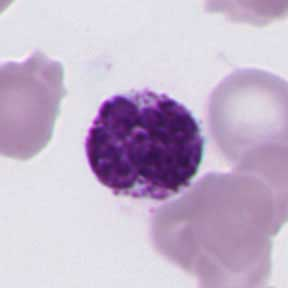
#> input picture leuko_fatty_256/basophil/basophil_0037.jpg, 288 x 288 px; its folder holds only this picture in this run
$ jupyter execute --allow-errors sexy_model_zoo.ipynb
#> lines starting #> are read from the running program, lines starting #| are printed output that depends on the picture
[cell 1]
from __future__ import annotations

#general naming conventions.
#in "optional" cells, the variable names start with "_". These are generally do visually peek at some data...

#use full words where possible, width instead of w. (x and y are exceptions)
#use snake case, caps for global, lowercase for local.
# follow swift-like wording (descriptive, full eglish words) -- but not camel cased...

# from google.colab import drive
from pathlib import Path
from dataclasses import dataclass, asdict
from typing import Tuple, List, Optional, Dict, Literal
from collections import defaultdict
from enum import Enum
import random, math, json, time, os
from PIL import Image, ImageDraw, ImageFont, ImageFile, ImageEnhance
import matplotlib.pyplot as plt
import cv2
import numpy as np
import torch
import torch.nn as nn
import torchvision.transforms.functional as TVF
from torch.utils.data import DataLoader, Dataset
from sklearn.metrics import roc_curve, auc, roc_auc_score, confusion_matrix
from sklearn.preprocessing import label_binarize

PathLike = Path | str
RGB = tuple[int, int, int]

BALANCE_TARGET_COUNT_PER_CLASS = 2000
SPLIT_PERCENT_TEST = 0.2
SPLIT_PERCENT_VALIDATION = 0.2

MAGIC_LEARNING_RATE = 0.000028
MAGIC_WEIGHT_DECAY = 0.0025
MAGIC_BATCH_SIZE = 12

NETWORK_POST_AUGMENTATION_INSET = 12

# We are doing 3 model versions.
# 1.) Daniel =>
# -- Data loader uses 3 images.
# -- Size_A, the "main" input, SIZE_B, the two "secondary" inputs

# 2.) Santiago =>
# -- Data loader uses 3 images.
# -- Size_A, the only input

# 3.) Mateo =>
# -- Data loader uses 2 images.
# -- Size_A, the "main" input, SIZE_B, the two "secondary" inputs

# 4.) Sofia =>
# -- Data loader uses 2 images.
# -- Size_A, the only input

# 5.) Camila =>
# -- Data loader uses 1 image.
# -- Size_A, the only input

NETWORK_SIZE_DANIEL_A = 224
NETWORK_SIZE_DANIEL_B = 112

NETWORK_SIZE_SANTIAGO_A = 224

NETWORK_SIZE_MATEO_A = 224
NETWORK_SIZE_MATEO_B = 112

NETWORK_SIZE_CAMILA_A = 224

# Image-space LAB L normalization defaults (baked in)
LAB_NORMALIZATION_TARGET_MEAN = 145.0
LAB_NORMALIZATION_TARGET_STD  = 40.0

CLAHE_CLIP_LIMIT = 2.0
CLAHE_TILE_GRID_SIZE = (8, 8)

DENOISE_LUMINANCE_STRENGTH = 5
DENOISE_COLOR_STRENGTH = 5
DENOISE_TEMPLATE_WINDOW_SIZE = 7
DENOISE_SEARCH_WINDOW_SIZE = 21

AUGMENTATION_BRIGHTNESS_MIN, AUGMENTATION_BRIGHTNESS_MAX = 0.90, 1.10
AUGMENTATION_CONTRAST_MIN, AUGMENTATION_CONTRAST_MAX   = 0.90, 1.10
AUGMENTATION_SATURATION_MIN, AUGMENTATION_SATURATION_MAX = 0.95, 1.05
AUGMENTATION_TRANSLATION_VALUES = [-5, 0, 5]
AUGMENTATION_ROTATION_VALUES = [0, 90, 180, 270]

torch.set_default_dtype(torch.float32)
#> (this line was passed over: torch is not available in this run)
os.environ["PYTORCH_ENABLE_MPS_FALLBACK"] = "1"

print("🟢 Modules loaded.")

[cell 2]
DATA_ROOT = Path("leuko_fatty_256")

jpg_file_list = list(DATA_ROOT.rglob("*.jpg"))
valid_count = corrupt_count = 0
min_width = min_height = 2048
max_width = max_height = 0

ImageFile.LOAD_TRUNCATED_IMAGES = True
for jpg_file in jpg_file_list:
    try:
        with Image.open(jpg_file) as image:
#> image is the input picture: PIL image 288x288 RGB; mean R, G, B 195.3, 179.2, 203.2
            width, height = image.size
            valid_count += 1
            min_width = min(min_width, width)
            min_height = min(min_height, height)
            max_width = max(max_width, width)
            max_height = max(max_height, height)
    except Exception:
        corrupt_count += 1

if corrupt_count: print(f"⚠️ {corrupt_count} corrupt image files.")
if (min_width, min_height) == (max_width, max_height):
    print(f"🟢 {valid_count} images with ubiquitous dimensions, {min_width} x {min_height} pixels.")
#| 🟢 2 images with ubiquitous dimensions, 288 x 288 pixels.
else:
    print(f"🟡 {valid_count} images of mixed dimensions\n   ({min_width} to {max_width}) x ({min_height} to {max_height}) pixels.")

ImageFile.LOAD_TRUNCATED_IMAGES = False

[cell 3]
# Peek at the data, in a sexy fashion. Skip if broken.
_class_directories = sorted(
    p for p in DATA_ROOT.iterdir()
    if p.is_dir() and not p.name.startswith("__")
)
_thumbnail_size = 56; _images_per_class = 6
_panel_columns = 3; _panel_rows = 2
_image_padding = 3; _panel_padding = 8; _label_height = 16
_classes_per_row = 4
_class_count = len(_class_directories); _font = ImageFont.load_default()
_panel_width  = _panel_columns * _thumbnail_size + (_panel_columns - 1) * _image_padding
_panel_height = _label_height + _panel_rows * _thumbnail_size + (_panel_rows - 1) * _image_padding
_grid_columns = min(_classes_per_row, _class_count) if _class_count else _classes_per_row
_grid_rows    = math.ceil(_class_count / _grid_columns) if _class_count else 1
_canvas_width  = _grid_columns * _panel_width  + (_grid_columns - 1) * _panel_padding
_canvas_height = _grid_rows    * _panel_height + (_grid_rows    - 1) * _panel_padding
_canvas = Image.new("RGB", (_canvas_width, _canvas_height), "white")
#> _canvas: PIL image 356x131 RGB; every value is 255
_draw = ImageDraw.Draw(_canvas)
_image_positions = [
    (column_index, row_index)
    for row_index in range(_panel_rows)
    for column_index in range(_panel_columns)
]
for class_index, class_directory in enumerate(_class_directories):
    jpg_files = sorted(class_directory.rglob("*.jpg"))
    if not jpg_files: continue
    sample_images = random.sample(jpg_files, min(_images_per_class, len(jpg_files)))
    grid_row = class_index // _grid_columns; grid_column = class_index % _grid_columns
    x_offset = grid_column * (_panel_width + _panel_padding); y_offset = grid_row * (_panel_height + _panel_padding)
    _draw.text((x_offset, y_offset), class_directory.name, fill=(0, 0, 0), font=_font)
    for image_path, (column_index, row_index) in zip(sample_images, _image_positions):
        with Image.open(image_path) as image:
            image = image.convert("RGB").resize((_thumbnail_size, _thumbnail_size), Image.BILINEAR)
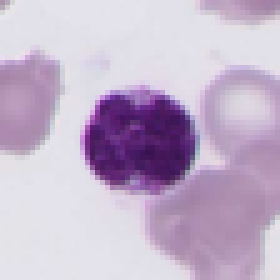
#> image: PIL image 56x56 RGB (shown 5 times larger); mean R, G, B 195.3, 179.2, 203.2
        pixel_x = x_offset + column_index * (_thumbnail_size + _image_padding)
        pixel_y = y_offset + _label_height + row_index * (_thumbnail_size + _image_padding)
        _canvas.paste(image, (pixel_x, pixel_y))
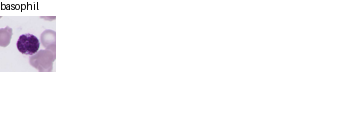
#> _canvas: PIL image 356x131 RGB; mean R, G, B 250.4, 249.4, 251
plt.figure(figsize=(12, max(4, _grid_rows * 2.2))); plt.imshow(_canvas); plt.axis("off"); plt.show()

[cell 4]
# [10 lines left out: functions tensor_to_pil, pil_to_tensor, not called in this run]

@dataclass(frozen=True)
class Augmentation:
    flip_horizontal: bool
    rotation_degrees: int
    translation_x: int
    translation_y: int
    brightness_factor: float = 1.0
    contrast_factor: float = 1.0
    saturation_factor: float = 1.0

# [12 lines left out: function _apply_color_pil, not called in this run]

[cell 5]
# [40 lines left out: function _apply_geometry_pil, not called in this run]

[cell 6]
# [21 lines left out: function apply_augmentation, not called in this run]

def make_random_augmentation(random_generator: random.Random) -> Augmentation:
    return Augmentation(
        flip_horizontal=random_generator.choice([False, True]),
        rotation_degrees=random_generator.choice(AUGMENTATION_ROTATION_VALUES),
        translation_x=random_generator.choice(AUGMENTATION_TRANSLATION_VALUES),
        translation_y=random_generator.choice(AUGMENTATION_TRANSLATION_VALUES),
        brightness_factor=random_generator.uniform(AUGMENTATION_BRIGHTNESS_MIN, AUGMENTATION_BRIGHTNESS_MAX),
        contrast_factor=random_generator.uniform(AUGMENTATION_CONTRAST_MIN, AUGMENTATION_CONTRAST_MAX),
        saturation_factor=random_generator.uniform(AUGMENTATION_SATURATION_MIN, AUGMENTATION_SATURATION_MAX),
    )

@dataclass(frozen=True)
class FileReference:
    path: Path
    def __init__(self, path: PathLike):
        object.__setattr__(self, "path", Path(path))

@dataclass(frozen=True)
class FileReferenceAndAugmentation:
    file_reference: FileReference
    augmentation: Optional[Augmentation]

[cell 7]
# Let's look at some augmentations. Optional cell. Skip if it's broken.
_grid_columns = 6; _grid_rows = 3; _thumbnail_size = 128
_outer_padding = 6; _image_padding = 4
#> (the rest of this cell did not finish here and is left out)

[cell 8]
class_directories = sorted(
    class_directory
    for class_directory in DATA_ROOT.iterdir()
    if class_directory.is_dir()
    and not class_directory.name.startswith("__")
)

file_reference_table = defaultdict(list)
all_file_references: List[FileReference] = []

for class_directory in class_directories:
    class_name = class_directory.name
    for file_path in sorted(class_directory.rglob("*.jpg")):
        if file_path.is_file() and file_path.suffix.lower() == ".jpg":
            file_reference = FileReference(file_path)
            file_reference_table[class_name].append(file_reference)
            all_file_references.append(file_reference)

class_directories = sorted(
    class_directory
    for class_directory in DATA_ROOT.iterdir()
    if class_directory.is_dir()
    and not class_directory.name.startswith("__")
)

class_names: List[str] = [ class_directory.name for class_directory in class_directories ]
class_count = len(class_names)
class_index_table: Dict[str, int] = { class_name: class_index for class_index, class_name in enumerate(class_names) }
class_name_table: Dict[int, str] = { class_index: class_name for class_name, class_index in class_index_table.items() }

for class_name in class_names:
    class_index = class_index_table[class_name]
    class_name_refetch = class_name_table[class_index]
    length = len(file_reference_table[class_name])
    print(f"🔍 Found class: {class_name} ({class_index} => {class_name_refetch}) with {length} samples.")

"""
🔍 Found class: basophil (0 => basophil) with 616 samples.
🔍 Found class: eosinophil (1 => eosinophil) with 2000 samples.
🔍 Found class: hairy_cell (2 => hairy_cell) with 2000 samples.
🔍 Found class: lymphocyte (3 => lymphocyte) with 2000 samples.
🔍 Found class: lymphocyte_large_granular (4 => lymphocyte_large_granular) with 1849 samples.
🔍 Found class: lymphocyte_neoplastic (5 => lymphocyte_neoplastic) with 180 samples.
🔍 Found class: metamyelocyte (6 => metamyelocyte) with 483 samples.
🔍 Found class: monocyte (7 => monocyte) with 2000 samples.
🔍 Found class: myeloblast (8 => myeloblast) with 2000 samples.
🔍 Found class: myelocyte (9 => myelocyte) with 747 samples.
🔍 Found class: neutrophil_band (10 => neutrophil_band) with 687 samples.
🔍 Found class: neutrophil_segmented (11 => neutrophil_segmented) with 2000 samples.
🔍 Found class: normoblast (12 => normoblast) with 2000 samples.
🔍 Found class: plasma_cell (13 => plasma_cell) with 1658 samples.
🔍 Found class: promyelocyte (14 => promyelocyte) with 745 samples.
🔍 Found class: promyelocyte_atypical (15 => promyelocyte_atypical) with 2000 samples.
🔍 Found class: smudge_cell (16 => smudge_cell) with 988 samples.
"""

[cell 9]
train_file_reference_table: Dict[str, List[FileReference]] = {}
validation_file_reference_table: Dict[str, List[FileReference]] = {}
test_file_reference_table: Dict[str, List[FileReference]] = {}

SPLIT_SEED = 777

def _stable_u32(text: str) -> int:
    import hashlib
    digest = hashlib.blake2b(text.encode("utf-8"),digest_size=4).digest()
    return int.from_bytes(digest, "little")

def split_list_deterministic(
    items: List[FileReference],
    seed: int,
) -> tuple[List[FileReference], List[FileReference], List[FileReference]]:
    items = sorted(
        items,
        key=lambda file_reference: file_reference.path.as_posix(),
    )
    items = list(items)
    random_generator = random.Random(seed)
    random_generator.shuffle(items)
    item_count = len(items)
    test_count = int(item_count * SPLIT_PERCENT_TEST)
    validation_count = int(item_count * SPLIT_PERCENT_VALIDATION)
    train_count = item_count - test_count - validation_count
    if item_count and train_count <= 0:
        train_count = 1
        leftover = item_count - train_count
        validation_count = min(validation_count, leftover)
        test_count = min(test_count, leftover - validation_count)

    train_items = items[:train_count]
    validation_items = items[train_count:train_count + validation_count]
    test_items = items[train_count + validation_count:train_count + validation_count + test_count]
    return train_items, validation_items, test_items

for class_name in class_names:
    class_file_references = file_reference_table.get(class_name, [])
    class_seed = _stable_u32(f"{SPLIT_SEED}|{class_name}")
    train_items, validation_items, test_items = split_list_deterministic(class_file_references, class_seed)
    train_file_reference_table[class_name] = train_items
    validation_file_reference_table[class_name] = validation_items
    test_file_reference_table[class_name] = test_items

[cell 10]
holdout_file_reference_table: Dict[str, List[FileReference]] = {
    class_name: (
        validation_file_reference_table[class_name]
        + test_file_reference_table[class_name]
    )
    for class_name in class_names
}

for class_name in class_names:
    train_count = len(train_file_reference_table.get(class_name, []))
    validation_count = len(validation_file_reference_table.get(class_name, []))
    test_count = len(test_file_reference_table.get(class_name, []))

    print(
        f"{class_name:>20s} | "
        f"train={train_count:4d} | "
        f"val={validation_count:4d} | "
        f"test={test_count:4d}"
    )

    """
                basophil | train= 370 | val= 123 | test= 123
          eosinophil | train=1200 | val= 400 | test= 400
          hairy_cell | train=1200 | val= 400 | test= 400
          lymphocyte | train=1200 | val= 400 | test= 400
lymphocyte_large_granular | train=1111 | val= 369 | test= 369
lymphocyte_neoplastic | train= 108 | val=  36 | test=  36
       metamyelocyte | train= 291 | val=  96 | test=  96
            monocyte | train=1200 | val= 400 | test= 400
          myeloblast | train=1200 | val= 400 | test= 400
           myelocyte | train= 449 | val= 149 | test= 149
     neutrophil_band | train= 413 | val= 137 | test= 137
neutrophil_segmented | train=1200 | val= 400 | test= 400
          normoblast | train=1200 | val= 400 | test= 400
         plasma_cell | train= 996 | val= 331 | test= 331
        promyelocyte | train= 447 | val= 149 | test= 149
promyelocyte_atypical | train=1200 | val= 400 | test= 400
         smudge_cell | train= 594 | val= 197 | test= 197

Totals:
               TOTAL | train=14379 | val=4787 | test=4787
    """

[cell 11]
def build_balanced_train_items(class_name: str) -> List[FileReferenceAndAugmentation]:
    base_file_references = train_file_reference_table.get(class_name, [])

    items: List[FileReferenceAndAugmentation] = [
        FileReferenceAndAugmentation(file_reference=file_reference, augmentation=None)
        for file_reference in base_file_references
    ]

    if not base_file_references:
        return items

    random_generator = random.Random(_stable_u32(f"{SPLIT_SEED}|balance|{class_name}"))
    if len(items) > BALANCE_TARGET_COUNT_PER_CLASS:
        random_generator.shuffle(items)
        items = items[:BALANCE_TARGET_COUNT_PER_CLASS]
    while len(items) < BALANCE_TARGET_COUNT_PER_CLASS:
        source_file_reference = random_generator.choice(base_file_references)
        augmentation = make_random_augmentation(random_generator)
        items.append(FileReferenceAndAugmentation(file_reference=source_file_reference, augmentation=augmentation))
    return items

train_augmented_table: Dict[str, List[FileReferenceAndAugmentation]] = {}
validation_augmented_table: Dict[str, List[FileReferenceAndAugmentation]] = {}
test_augmented_table: Dict[str, List[FileReferenceAndAugmentation]] = {}

train_augmented_all: List[FileReferenceAndAugmentation] = []
validation_augmented_all: List[FileReferenceAndAugmentation] = []
test_augmented_all: List[FileReferenceAndAugmentation] = []

[cell 12]
for class_name in class_names:
    # train
    train_items = build_balanced_train_items(class_name)
    train_augmented_table[class_name] = train_items
    train_augmented_all.extend(train_items)

    augmentation_count = sum(
        1 for item in train_items
        if item.augmentation is not None
    )
    total_count = len(train_items)
    real_count = total_count - augmentation_count

    # validation
    validation_file_references = validation_file_reference_table.get(class_name, [])
    validation_items = [
        FileReferenceAndAugmentation(
            file_reference=file_reference,
            augmentation=None,
        )
        for file_reference in validation_file_references
    ]
    validation_augmented_table[class_name] = validation_items
    validation_augmented_all.extend(validation_items)

    # test
    test_file_references = test_file_reference_table.get(class_name, [])
    test_items = [
        FileReferenceAndAugmentation(
            file_reference=file_reference,
            augmentation=None,
        )
        for file_reference in test_file_references
    ]
    test_augmented_table[class_name] = test_items
    test_augmented_all.extend(test_items)

    if total_count == 0:
        print(
            f"⚠️ {class_name}: "
            f"train=0 (cannot balance) | "
            f"validation={len(validation_items)} | "
            f"test={len(test_items)}"
        )
    else:
        print(
            f"✅ {class_name}: "
            f"train={total_count} (real={real_count}, augmented={augmentation_count}) | "
            f"validation={len(validation_items)} | "
            f"test={len(test_items)}"
        )

"""
✅ basophil: train=2000 (real=370, augmented=1630) | validation=123 | test=123
✅ eosinophil: train=2000 (real=1200, augmented=800) | validation=400 | test=400
✅ hairy_cell: train=2000 (real=1200, augmented=800) | validation=400 | test=400
✅ lymphocyte: train=2000 (real=1200, augmented=800) | validation=400 | test=400
✅ lymphocyte_large_granular: train=2000 (real=1111, augmented=889) | validation=369 | test=369
✅ lymphocyte_neoplastic: train=2000 (real=108, augmented=1892) | validation=36 | test=36
✅ metamyelocyte: train=2000 (real=291, augmented=1709) | validation=96 | test=96
✅ monocyte: train=2000 (real=1200, augmented=800) | validation=400 | test=400
✅ myeloblast: train=2000 (real=1200, augmented=800) | validation=400 | test=400
✅ myelocyte: train=2000 (real=449, augmented=1551) | validation=149 | test=149
✅ neutrophil_band: train=2000 (real=413, augmented=1587) | validation=137 | test=137
✅ neutrophil_segmented: train=2000 (real=1200, augmented=800) | validation=400 | test=400
✅ normoblast: train=2000 (real=1200, augmented=800) | validation=400 | test=400
✅ plasma_cell: train=2000 (real=996, augmented=1004) | validation=331 | test=331
✅ promyelocyte: train=2000 (real=447, augmented=1553) | validation=149 | test=149
✅ promyelocyte_atypical: train=2000 (real=1200, augmented=800) | validation=400 | test=400
✅ smudge_cell: train=2000 (real=594, augmented=1406) | validation=197 | test=197
"""

[cell 13]
def crop_inset_and_resize(
    image: Image.Image,
    inset: int,
    network_size: int,
) -> Image.Image:
#> called with inset = 12, network_size = 224
    if image.mode != "RGB":
        image = image.convert("RGB")
    width, height = image.size
    inset = int(max(0, inset))
    crop_width = width - 2 * inset
    crop_height = height - 2 * inset
    if crop_width <= 1 or crop_height <= 1:
        square_size = max(1, min(width, height))
        left = (width - square_size) // 2
        top = (height - square_size) // 2
        image = image.crop((left, top, left + square_size, top + square_size))
    else:
        image = image.crop((inset, inset, width - inset, height - inset))
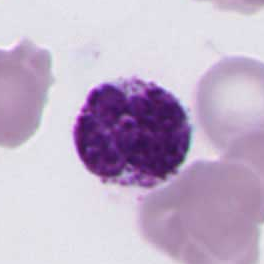
#> image: PIL image 264x264 RGB; mean R, G, B 192.4, 175.4, 200.9
    return image.resize((network_size, network_size), resample=Image.Resampling.BILINEAR)
#> (the rest of the program and of its run is left out)
